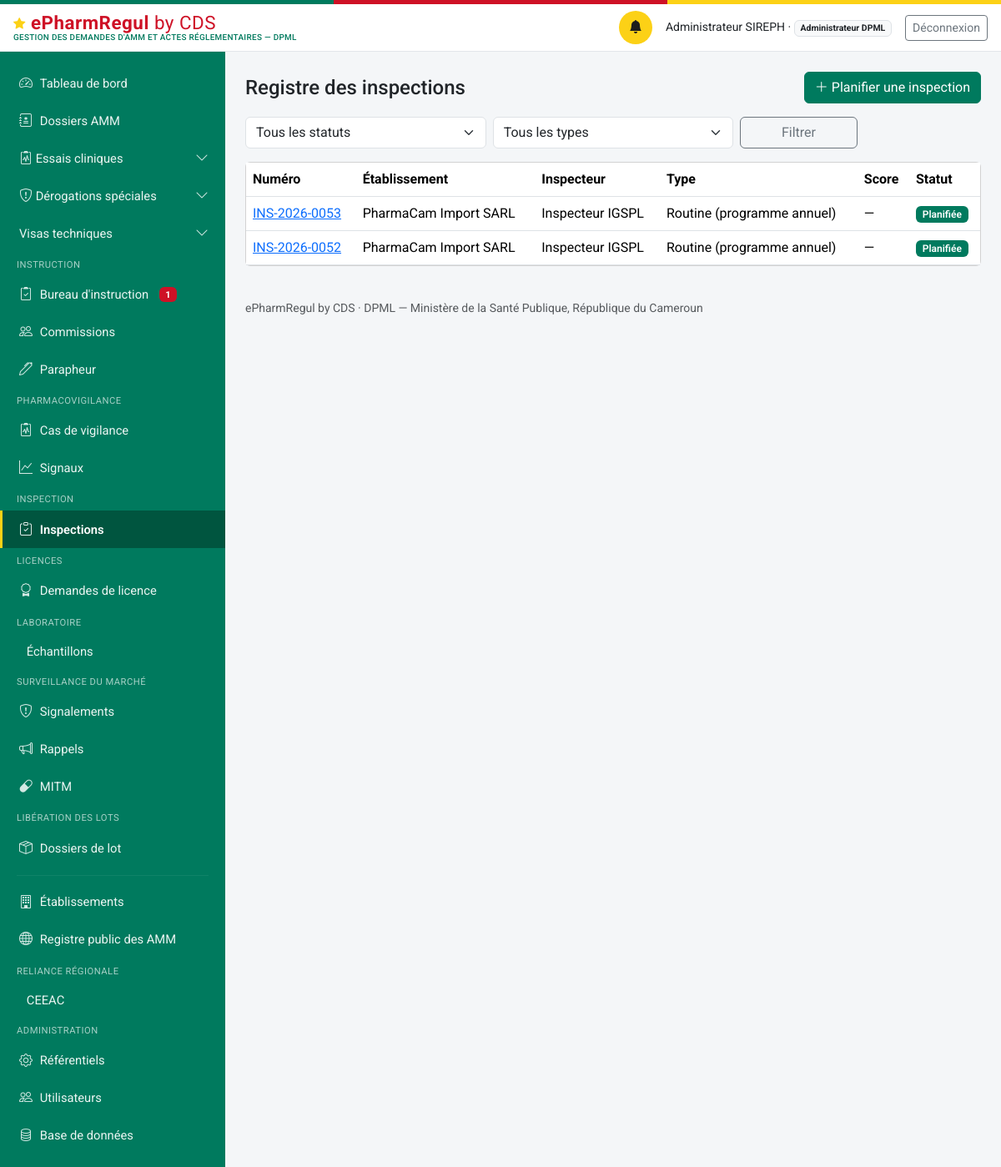
Before: /inspections (signed in) with the older database file.
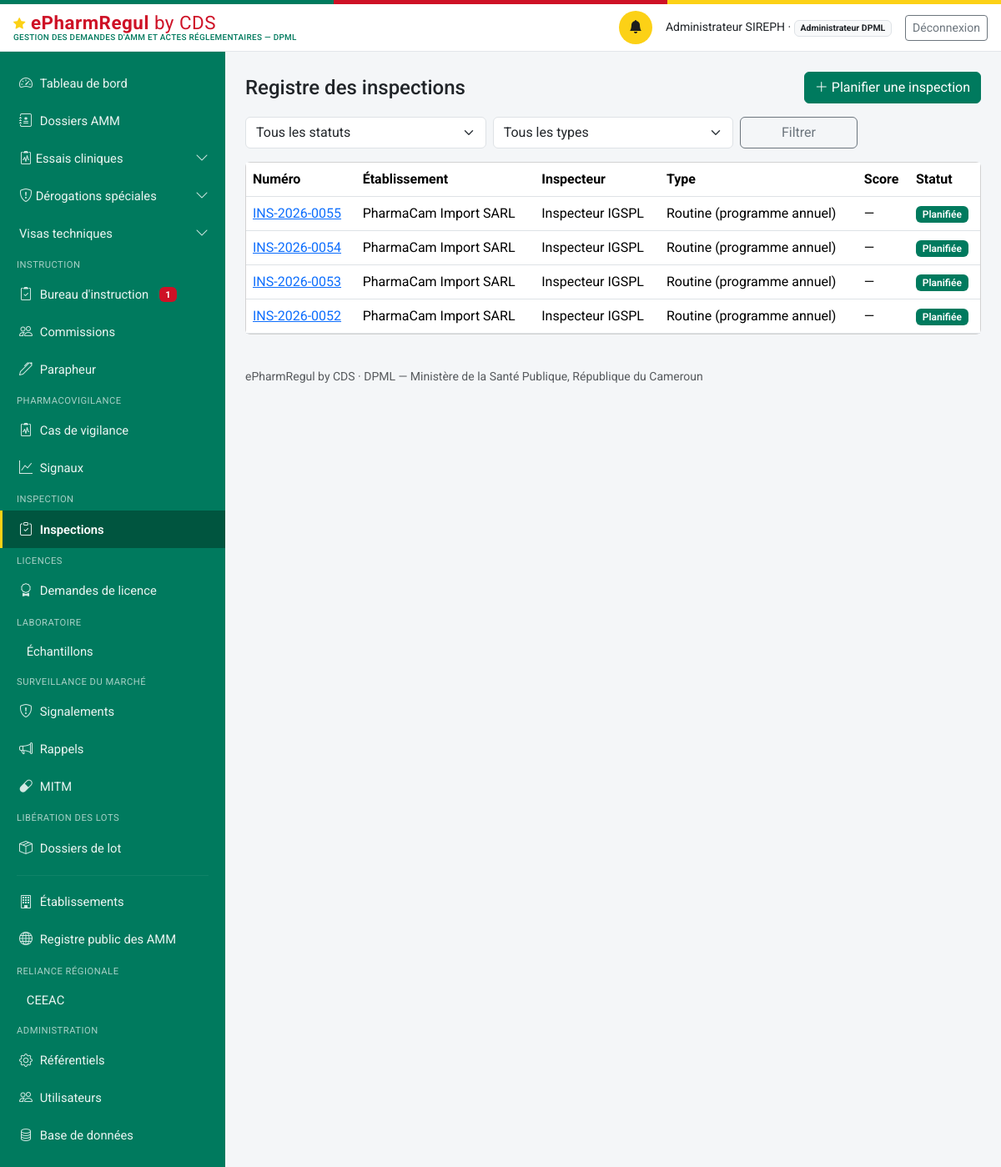
After: the same page with the newer database file.
### models.py (models this page shows, shortened)
class Inspection(db.Model):
    id = db.Column(db.Integer, primary_key=True)
    numero = db.Column(db.String(30), unique=True, nullable=False)  # INS-{annee}-{seq4}
    etablissement_id = db.Column(db.Integer, db.ForeignKey("etablissement.id"), nullable=False)
    inspecteur_id = db.Column(db.Integer, db.ForeignKey("personne.id"), nullable=False)
    type = db.Column(db.String(30), nullable=False, default="routine")
    date_planifiee = db.Column(db.Date, nullable=True)
    date_realisee = db.Column(db.DateTime, nullable=True)
    grille_json = db.Column(db.Text, default="[]")  # liste de GrilleItem, voir grille_ri.py
    score_conformite = db.Column(db.Integer, nullable=True)
    statut = db.Column(db.String(30), nullable=False, default="planifiee")
    plan_action = db.Column(db.Text, nullable=True)
    date_echeance_plan_action = db.Column(db.Date, nullable=True)
    non_conformite_grave = db.Column(db.Boolean, nullable=False, default=False)
    inspection_precedente_id = db.Column(db.Integer, db.ForeignKey("inspection.id"), nullable=True)  # suivi_programme
    date_creation = db.Column(db.DateTime, default=datetime.utcnow)
    date_maj = db.Column(db.DateTime, default=datetime.utcnow, onupdate=datetime.utcnow)
    etablissement = db.relationship("Etablissement", foreign_keys=[etablissement_id])
    inspecteur = db.relationship("Personne", foreign_keys=[inspecteur_id])
    inspection_precedente = db.relationship("Inspection", remote_side=[id])
    @property
    def grille(self):
        return json.loads(self.grille_json or "[]")

class Etablissement(db.Model):
    id = db.Column(db.Integer, primary_key=True)
    raison_sociale = db.Column(db.String(255), nullable=False)
    type = db.Column(db.String(40), nullable=False)
    adresse = db.Column(db.String(500))
    latitude = db.Column(db.Float, nullable=True)   # géolocalisation — exploité par le futur module RI
    longitude = db.Column(db.Float, nullable=True)
    statut_licence = db.Column(db.String(20), nullable=False, default="en_instruction")
    date_expiration_licence = db.Column(db.Date, nullable=True)
    pharmacien_responsable_id = db.Column(db.Integer, db.ForeignKey("personne.id"), nullable=True)
    categorie_activite = db.Column(db.String(30), nullable=True)
    pharmacien_responsable = db.relationship("Personne", foreign_keys=[pharmacien_responsable_id])

class Personne(db.Model):
    id = db.Column(db.Integer, primary_key=True)
    nom_complet = db.Column(db.String(200), nullable=False)
    email = db.Column(db.String(150), unique=True, nullable=False)  # identifiant de connexion
    password_hash = db.Column(db.String(255), nullable=False)
    role_systeme = db.Column(db.String(50), nullable=False)
    etablissement_rattachement_id = db.Column(db.Integer, db.ForeignKey("etablissement.id"), nullable=True)
    contact = db.Column(db.String(200))
    statut_compte = db.Column(db.String(20), nullable=False, default="actif")
    date_creation = db.Column(db.DateTime, default=datetime.utcnow)
    etablissement = db.relationship("Etablissement", foreign_keys=[etablissement_rattachement_id])
    @property
    def role_label(self):
        from permissions import ROLES
        return ROLES.get(self.role_systeme, self.role_systeme)
    @property
    def niveau(self):
        from permissions import niveau
        return niveau(self)
    @property
    def est_externe(self):
        from permissions import est_externe
        return est_externe(self.role_systeme)

### routes_ri.py (the view)
@ri_bp.route("/inspections")
@login_required
@roles_required(*ROLES_RI)
def registre():
    executer_verifications_delais_ri()
    q = Inspection.query
    statut = request.args.get("statut", "")
    type_insp = request.args.get("type", "")
    if statut:
        q = q.filter_by(statut=statut)
    if type_insp:
        q = q.filter_by(type=type_insp)
    inspections = q.order_by(Inspection.date_creation.desc()).all()
    return render_template("inspection/registre.html", inspections=inspections, statut=statut, type_insp=type_insp)

### auth.py (called while the page is built)
def current_user():
    uid = session.get("user_id")
    if not uid:
        return None
    return db.session.get(Personne, uid)

def login_required(view):
    @wraps(view)
    def wrapped(*a, **kw):
        if not current_user():
            return redirect(url_for("login", next=request.path))
        return view(*a, **kw)
    return wrapped

def roles_required(*roles):
    def deco(view):
        @wraps(view)
        def wrapped(*a, **kw):
            u = current_user()
            if not u or u.role_systeme not in roles:
                abort(403)
            return view(*a, **kw)
        return wrapped
    return deco

### delais.py (called while the page is built, shortened)
def executer_verifications_delais_ri():
    db.session.commit()

### matrice_acces.py (called while the page is built)
def profil(utilisateur):
    if utilisateur is None:
        return None
    return PROFILS_DEMANDEUR.get(utilisateur.role_systeme)

def acte_concerne(utilisateur, code_acte):
    fiche = profil(utilisateur)
    if fiche is None:
        return True
    return code_acte in fiche["actes"]

### permissions.py (called while the page is built)
def est_externe(role):
    return role in ROLES_EXTERNES

### templates/inspection/registre.html (shortened to what this page needs)
{% extends "base.html" %}
{% block content %}
<div class="d-flex justify-content-between align-items-center mb-3">
  <h4 class="mb-0">Registre des inspections</h4>
  {% if current_user.role_systeme == "administrateur_dpml" %}
  <a href="{{ url_for('ri.planifier') }}" class="btn btn-primary"><i class="bi bi-plus-lg"></i> Planifier une inspection</a>
  {% endif %}
</div>
<form method="get" class="row g-2 mb-3" role="search">
  <div class="col-md-4">
    <select class="form-select" id="statut" name="statut">
      <option value="">Tous les statuts</option>
    </select>
  </div>
  <div class="col-md-4">
    <select class="form-select" id="type" name="type">
      <option value="">Tous les types</option>
    </select>
  </div>
  <div class="col-md-2"><button class="btn btn-outline-secondary w-100">Filtrer</button></div>
</form>
<div class="card">
  <div class="table-responsive">
    <table class="table table-hover align-middle mb-0">
      <thead><tr><th>Numéro</th><th>Établissement</th><th>Inspecteur</th><th>Type</th><th>Score</th><th>Statut</th></tr></thead>
      <tbody>
        {% for i in inspections %}
        <tr>
          <td><a href="{{ url_for('ri.fiche', id=i.id) }}">{{ i.numero }}</a></td>
          <td>{{ i.etablissement.raison_sociale }}</td>
          <td>{{ i.inspecteur.nom_complet }}</td>
          <td>{{ TYPES_RI.get(i.type, i.type) }}</td>
          <td>{{ i.score_conformite ~ '%' if i.score_conformite is not none else "—" }}</td>
          <td><span class="badge bg-primary badge-statut">{{ STATUTS_RI.get(i.statut, i.statut) }}</span></td>
        </tr>
        {% else %}
        <tr><td colspan="6" class="text-center text-muted py-4">Aucun résultat ne correspond à ces critères.</td></tr>
        {% endfor %}
      </tbody>
    </table>
  </div>
</div>
{% endblock %}

### templates/base.html (shortened to what the changed rows need)
<!doctype html>
<html lang="fr">
<head>
<link href="https://cdn.jsdelivr.net/npm/bootstrap@5.3.3/dist/css/bootstrap.min.css" rel="stylesheet">
<link href="https://cdn.jsdelivr.net/npm/bootstrap-icons@1.11.3/font/bootstrap-icons.css" rel="stylesheet">
<link href="{{ url_for('static', filename='css/style.css') }}" rel="stylesheet">
</head>
<body>
<div class="sireph-layout">
  {% if current_user %}
  <nav id="sireph-sidebar" class="offcanvas-lg offcanvas-start sireph-sidebar" tabindex="-1"
       aria-label="Navigation principale">
    <div class="offcanvas-body d-flex flex-column p-0">
      <ul class="nav nav-pills flex-column">
        {% for e in menu %}
        {% if e.enfants %}
        <li class="nav-item">
          <a class="nav-link d-flex align-items-center justify-content-between
                    {{ 'active' if e.actif }} {{ 'disabled text-secondary' if not e.accessible }}"
             {% if e.accessible %}
             data-bs-toggle="collapse" href="#groupe-{{ e.code }}" role="button"
             aria-expanded="{{ 'true' if e.ouvert else 'false' }}"
             aria-controls="groupe-{{ e.code }}"
             {% else %}
             href="#" tabindex="-1" aria-disabled="true"
             title="{{ e.motif }}" data-bs-toggle="tooltip"
             onclick="return false;"
             {% endif %}>
            <span><i class="bi {{ e.icone }}"></i> {{ e.libelle }}</span>
            {% if e.accessible %}
            <i class="bi bi-chevron-down small sireph-chevron"></i>
            {% else %}
            <i class="bi bi-slash-circle small" aria-hidden="true"></i>
            {% endif %}
          </a>
        </li>
        {% else %}
        <li class="nav-item">
          <a class="nav-link {{ 'active' if e.actif }}
                    {{ 'disabled text-secondary' if not e.accessible }}"
             {% if e.accessible %}href="{{ e.href }}"
             {% else %}href="#" tabindex="-1" aria-disabled="true"
             title="{{ e.motif }}" data-bs-toggle="tooltip"
             onclick="return false;"{% endif %}>
            <i class="bi {{ e.icone }}"></i> {{ e.libelle }}
          </a>
        </li>
        {% endif %}
        {% endfor %}
      </ul>
    </div>
  </nav>
  {% endif %}
  <main id="contenu-principal" class="sireph-content">
    {% block content %}{% endblock %}
  </main>
</div>
</body>
</html>

Changed rows visible on the page:
added Inspection: numero "INS-2026-0055", etablissement.raison_sociale "PharmaCam Import SARL", inspecteur.nom_complet "Inspecteur IGSPL", get "Routine (programme annuel)", score_conformite "—", get "Planifiée"
added Inspection: numero "INS-2026-0054", etablissement.raison_sociale "PharmaCam Import SARL", inspecteur.nom_complet "Inspecteur IGSPL", get "Routine (programme annuel)", score_conformite "—", get "Planifiée"
